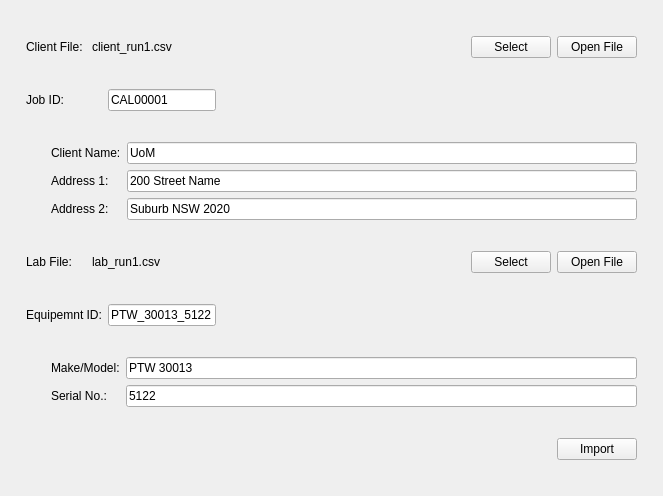
<?xml version="1.0" encoding="UTF-8"?>
<ui version="4.0">
 <class>import_2</class>
 <widget class="QWidget" name="import_2">
  <property name="geometry">
   <rect>
    <x>0</x>
    <y>0</y>
    <width>663</width>
    <height>496</height>
   </rect>
  </property>
  <property name="windowTitle">
   <string>Import File</string>
  </property>
  <layout class="QGridLayout" name="gridLayout">
   <item row="0" column="0" colspan="2">
    <layout class="QHBoxLayout" name="horizontalLayout_3">
     <property name="leftMargin">
      <number>15</number>
     </property>
     <property name="rightMargin">
      <number>15</number>
     </property>
     <item>
      <widget class="QLabel" name="label">
       <property name="text">
        <string>Client File: </string>
       </property>
      </widget>
     </item>
     <item>
      <widget class="QLabel" name="label_3">
       <property name="sizePolicy">
        <sizepolicy hsizetype="Expanding" vsizetype="Preferred">
         <horstretch>0</horstretch>
         <verstretch>0</verstretch>
        </sizepolicy>
       </property>
       <property name="text">
        <string>client_run1.csv</string>
       </property>
      </widget>
     </item>
     <item>
      <widget class="QPushButton" name="pushButton">
       <property name="text">
        <string>Select</string>
       </property>
      </widget>
     </item>
     <item>
      <widget class="QPushButton" name="pushButton_3">
       <property name="text">
        <string>Open File</string>
       </property>
      </widget>
     </item>
    </layout>
   </item>
   <item row="2" column="0" colspan="2">
    <layout class="QHBoxLayout" name="horizontalLayout">
     <property name="rightMargin">
      <number>15</number>
     </property>
     <item>
      <spacer name="horizontalSpacer_2">
       <property name="orientation">
        <enum>Qt::Horizontal</enum>
       </property>
       <property name="sizeType">
        <enum>QSizePolicy::Fixed</enum>
       </property>
       <property name="sizeHint" stdset="0">
        <size>
         <width>40</width>
         <height>20</height>
        </size>
       </property>
      </spacer>
     </item>
     <item>
      <layout class="QVBoxLayout" name="verticalLayout_2">
       <item>
        <widget class="QLabel" name="label_6">
         <property name="text">
          <string>Client Name:</string>
         </property>
        </widget>
       </item>
       <item>
        <widget class="QLabel" name="label_7">
         <property name="text">
          <string>Address 1: </string>
         </property>
        </widget>
       </item>
       <item>
        <widget class="QLabel" name="label_8">
         <property name="text">
          <string>Address 2: </string>
         </property>
        </widget>
       </item>
      </layout>
     </item>
     <item>
      <layout class="QVBoxLayout" name="verticalLayout">
       <item>
        <widget class="QLineEdit" name="lineEdit_2">
         <property name="text">
          <string>UoM</string>
         </property>
        </widget>
       </item>
       <item>
        <widget class="QLineEdit" name="lineEdit_3">
         <property name="text">
          <string>200 Street Name</string>
         </property>
        </widget>
       </item>
       <item>
        <widget class="QLineEdit" name="lineEdit_4">
         <property name="text">
          <string>Suburb NSW 2020</string>
         </property>
        </widget>
       </item>
      </layout>
     </item>
    </layout>
   </item>
   <item row="3" column="0" colspan="2">
    <layout class="QHBoxLayout" name="horizontalLayout_5">
     <property name="leftMargin">
      <number>15</number>
     </property>
     <property name="rightMargin">
      <number>15</number>
     </property>
     <item>
      <widget class="QLabel" name="label_2">
       <property name="text">
        <string>Lab File:    </string>
       </property>
      </widget>
     </item>
     <item>
      <widget class="QLabel" name="label_4">
       <property name="sizePolicy">
        <sizepolicy hsizetype="Expanding" vsizetype="Preferred">
         <horstretch>0</horstretch>
         <verstretch>0</verstretch>
        </sizepolicy>
       </property>
       <property name="text">
        <string>lab_run1.csv</string>
       </property>
      </widget>
     </item>
     <item>
      <widget class="QPushButton" name="pushButton_2">
       <property name="text">
        <string>Select</string>
       </property>
      </widget>
     </item>
     <item>
      <widget class="QPushButton" name="pushButton_4">
       <property name="text">
        <string>Open File</string>
       </property>
      </widget>
     </item>
    </layout>
   </item>
   <item row="5" column="0" colspan="2">
    <layout class="QHBoxLayout" name="horizontalLayout_2">
     <property name="rightMargin">
      <number>15</number>
     </property>
     <item>
      <spacer name="horizontalSpacer_3">
       <property name="orientation">
        <enum>Qt::Horizontal</enum>
       </property>
       <property name="sizeType">
        <enum>QSizePolicy::Fixed</enum>
       </property>
       <property name="sizeHint" stdset="0">
        <size>
         <width>40</width>
         <height>20</height>
        </size>
       </property>
      </spacer>
     </item>
     <item>
      <layout class="QVBoxLayout" name="verticalLayout_3">
       <item>
        <widget class="QLabel" name="label_9">
         <property name="text">
          <string>Make/Model:</string>
         </property>
        </widget>
       </item>
       <item>
        <widget class="QLabel" name="label_10">
         <property name="text">
          <string>Serial No.:</string>
         </property>
        </widget>
       </item>
      </layout>
     </item>
     <item>
      <layout class="QVBoxLayout" name="verticalLayout_4">
       <item>
        <widget class="QLineEdit" name="lineEdit_5">
         <property name="text">
          <string>PTW 30013</string>
         </property>
        </widget>
       </item>
       <item>
        <widget class="QLineEdit" name="lineEdit_6">
         <property name="text">
          <string>5122</string>
         </property>
        </widget>
       </item>
      </layout>
     </item>
    </layout>
   </item>
   <item row="6" column="1">
    <layout class="QHBoxLayout" name="horizontalLayout_6">
     <property name="rightMargin">
      <number>15</number>
     </property>
     <item>
      <spacer name="horizontalSpacer">
       <property name="orientation">
        <enum>Qt::Horizontal</enum>
       </property>
       <property name="sizeHint" stdset="0">
        <size>
         <width>40</width>
         <height>20</height>
        </size>
       </property>
      </spacer>
     </item>
     <item>
      <widget class="QPushButton" name="pushButton_5">
       <property name="text">
        <string>Import</string>
       </property>
      </widget>
     </item>
    </layout>
   </item>
   <item row="4" column="0">
    <layout class="QHBoxLayout" name="horizontalLayout_7">
     <property name="leftMargin">
      <number>15</number>
     </property>
     <item>
      <widget class="QLabel" name="label_11">
       <property name="text">
        <string>Equipemnt ID:</string>
       </property>
      </widget>
     </item>
     <item>
      <widget class="QLineEdit" name="lineEdit_7">
       <property name="sizePolicy">
        <sizepolicy hsizetype="Fixed" vsizetype="Fixed">
         <horstretch>0</horstretch>
         <verstretch>0</verstretch>
        </sizepolicy>
       </property>
       <property name="text">
        <string>PTW_30013_5122</string>
       </property>
      </widget>
     </item>
    </layout>
   </item>
   <item row="1" column="0">
    <layout class="QHBoxLayout" name="horizontalLayout_4">
     <property name="leftMargin">
      <number>15</number>
     </property>
     <item>
      <widget class="QLabel" name="label_5">
       <property name="text">
        <string>Job ID:</string>
       </property>
      </widget>
     </item>
     <item>
      <widget class="QLineEdit" name="lineEdit">
       <property name="sizePolicy">
        <sizepolicy hsizetype="Fixed" vsizetype="Fixed">
         <horstretch>0</horstretch>
         <verstretch>0</verstretch>
        </sizepolicy>
       </property>
       <property name="text">
        <string>CAL00001</string>
       </property>
      </widget>
     </item>
    </layout>
   </item>
  </layout>
 </widget>
 <resources/>
 <connections/>
</ui>
